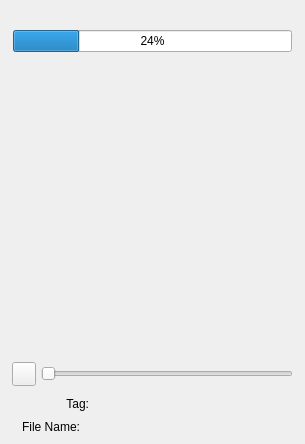
<?xml version="1.0" encoding="UTF-8"?>
<ui version="4.0">
 <class>AppletCamClipPlayerUi</class>
 <widget class="QWidget" name="AppletCamClipPlayerUi">
  <property name="geometry">
   <rect>
    <x>0</x>
    <y>0</y>
    <width>305</width>
    <height>444</height>
   </rect>
  </property>
  <property name="sizePolicy">
   <sizepolicy hsizetype="Expanding" vsizetype="Expanding">
    <horstretch>0</horstretch>
    <verstretch>0</verstretch>
   </sizepolicy>
  </property>
  <property name="contextMenuPolicy">
   <enum>Qt::ActionsContextMenu</enum>
  </property>
  <property name="windowTitle">
   <string>Cam Video Player</string>
  </property>
  <property name="sizeGripEnabled" stdset="0">
   <bool>true</bool>
  </property>
  <layout class="QVBoxLayout" name="verticalLayout_3">
   <property name="spacing">
    <number>5</number>
   </property>
   <property name="leftMargin">
    <number>5</number>
   </property>
   <property name="topMargin">
    <number>5</number>
   </property>
   <property name="rightMargin">
    <number>5</number>
   </property>
   <property name="bottomMargin">
    <number>5</number>
   </property>
   <item>
    <widget class="QLabel" name="m_StatusMsgLabel">
     <property name="sizePolicy">
      <sizepolicy hsizetype="Preferred" vsizetype="Fixed">
       <horstretch>0</horstretch>
       <verstretch>0</verstretch>
      </sizepolicy>
     </property>
     <property name="text">
      <string/>
     </property>
    </widget>
   </item>
   <item>
    <widget class="QFrame" name="m_MainFrame">
     <property name="sizePolicy">
      <sizepolicy hsizetype="Expanding" vsizetype="Expanding">
       <horstretch>0</horstretch>
       <verstretch>0</verstretch>
      </sizepolicy>
     </property>
     <property name="frameShape">
      <enum>QFrame::NoFrame</enum>
     </property>
     <property name="frameShadow">
      <enum>QFrame::Raised</enum>
     </property>
     <layout class="QVBoxLayout" name="verticalLayout">
      <property name="spacing">
       <number>2</number>
      </property>
      <property name="leftMargin">
       <number>5</number>
      </property>
      <property name="topMargin">
       <number>5</number>
      </property>
      <property name="rightMargin">
       <number>5</number>
      </property>
      <property name="bottomMargin">
       <number>5</number>
      </property>
      <item>
       <layout class="QHBoxLayout" name="horizontalLayout_4">
        <property name="spacing">
         <number>2</number>
        </property>
        <item>
         <widget class="AvatarBar" name="m_LeftAvatarBar" native="true"/>
        </item>
        <item>
         <widget class="QFrame" name="m_VideoPictureFrame">
          <property name="sizePolicy">
           <sizepolicy hsizetype="Expanding" vsizetype="Expanding">
            <horstretch>0</horstretch>
            <verstretch>0</verstretch>
           </sizepolicy>
          </property>
          <property name="minimumSize">
           <size>
            <width>0</width>
            <height>120</height>
           </size>
          </property>
          <property name="maximumSize">
           <size>
            <width>16777215</width>
            <height>16777215</height>
           </size>
          </property>
          <property name="frameShape">
           <enum>QFrame::NoFrame</enum>
          </property>
          <property name="frameShadow">
           <enum>QFrame::Raised</enum>
          </property>
          <layout class="QGridLayout" name="gridLayout_2">
           <property name="leftMargin">
            <number>1</number>
           </property>
           <property name="topMargin">
            <number>1</number>
           </property>
           <property name="rightMargin">
            <number>1</number>
           </property>
           <property name="bottomMargin">
            <number>1</number>
           </property>
           <property name="spacing">
            <number>0</number>
           </property>
           <item row="1" column="0">
            <widget class="VidWidget" name="m_VidWidget" native="true">
             <property name="sizePolicy">
              <sizepolicy hsizetype="Expanding" vsizetype="Expanding">
               <horstretch>0</horstretch>
               <verstretch>0</verstretch>
              </sizepolicy>
             </property>
             <property name="maximumSize">
              <size>
               <width>16777215</width>
               <height>16777215</height>
              </size>
             </property>
            </widget>
           </item>
           <item row="0" column="0">
            <widget class="QProgressBar" name="m_XferProgressBar">
             <property name="value">
              <number>24</number>
             </property>
            </widget>
           </item>
          </layout>
         </widget>
        </item>
        <item>
         <widget class="AvatarBar" name="m_RightAvatarBar" native="true">
          <property name="sizePolicy">
           <sizepolicy hsizetype="Preferred" vsizetype="Expanding">
            <horstretch>0</horstretch>
            <verstretch>0</verstretch>
           </sizepolicy>
          </property>
         </widget>
        </item>
       </layout>
      </item>
      <item>
       <widget class="QFrame" name="m_ControlsFrame">
        <property name="sizePolicy">
         <sizepolicy hsizetype="Expanding" vsizetype="Preferred">
          <horstretch>0</horstretch>
          <verstretch>0</verstretch>
         </sizepolicy>
        </property>
        <property name="minimumSize">
         <size>
          <width>0</width>
          <height>0</height>
         </size>
        </property>
        <property name="maximumSize">
         <size>
          <width>16777215</width>
          <height>16777215</height>
         </size>
        </property>
        <property name="frameShape">
         <enum>QFrame::NoFrame</enum>
        </property>
        <property name="frameShadow">
         <enum>QFrame::Plain</enum>
        </property>
        <layout class="QVBoxLayout" name="verticalLayout_2">
         <property name="spacing">
          <number>0</number>
         </property>
         <property name="leftMargin">
          <number>0</number>
         </property>
         <property name="topMargin">
          <number>0</number>
         </property>
         <property name="rightMargin">
          <number>0</number>
         </property>
         <property name="bottomMargin">
          <number>0</number>
         </property>
         <item>
          <widget class="QFrame" name="m_VideoPlaybackControl">
           <property name="sizePolicy">
            <sizepolicy hsizetype="Expanding" vsizetype="Preferred">
             <horstretch>0</horstretch>
             <verstretch>0</verstretch>
            </sizepolicy>
           </property>
           <property name="styleSheet">
            <string notr="true"/>
           </property>
           <layout class="QHBoxLayout" name="horizontalLayout">
            <property name="spacing">
             <number>5</number>
            </property>
            <property name="sizeConstraint">
             <enum>QLayout::SetDefaultConstraint</enum>
            </property>
            <property name="leftMargin">
             <number>2</number>
            </property>
            <property name="topMargin">
             <number>2</number>
            </property>
            <property name="rightMargin">
             <number>2</number>
            </property>
            <property name="bottomMargin">
             <number>2</number>
            </property>
            <item>
             <widget class="VxPushButton" name="m_PlayPauseButton">
              <property name="sizePolicy">
               <sizepolicy hsizetype="Fixed" vsizetype="Fixed">
                <horstretch>0</horstretch>
                <verstretch>0</verstretch>
               </sizepolicy>
              </property>
              <property name="minimumSize">
               <size>
                <width>24</width>
                <height>24</height>
               </size>
              </property>
              <property name="maximumSize">
               <size>
                <width>24</width>
                <height>24</height>
               </size>
              </property>
              <property name="text">
               <string/>
              </property>
              <property name="iconSize">
               <size>
                <width>24</width>
                <height>24</height>
               </size>
              </property>
             </widget>
            </item>
            <item>
             <widget class="QSlider" name="m_PlayPosSlider">
              <property name="minimumSize">
               <size>
                <width>0</width>
                <height>24</height>
               </size>
              </property>
              <property name="maximumSize">
               <size>
                <width>16777215</width>
                <height>24</height>
               </size>
              </property>
              <property name="orientation">
               <enum>Qt::Horizontal</enum>
              </property>
             </widget>
            </item>
           </layout>
          </widget>
         </item>
         <item>
          <widget class="QFrame" name="m_TagFrame">
           <layout class="QHBoxLayout" name="horizontalLayout_3">
            <property name="spacing">
             <number>2</number>
            </property>
            <item>
             <widget class="QLabel" name="m_TagTitleLabel">
              <property name="sizePolicy">
               <sizepolicy hsizetype="Fixed" vsizetype="Preferred">
                <horstretch>0</horstretch>
                <verstretch>0</verstretch>
               </sizepolicy>
              </property>
              <property name="minimumSize">
               <size>
                <width>70</width>
                <height>14</height>
               </size>
              </property>
              <property name="maximumSize">
               <size>
                <width>70</width>
                <height>14</height>
               </size>
              </property>
              <property name="text">
               <string>Tag:</string>
              </property>
              <property name="alignment">
               <set>Qt::AlignRight|Qt::AlignTrailing|Qt::AlignVCenter</set>
              </property>
             </widget>
            </item>
            <item>
             <widget class="VxTagLabel" name="m_TagLabel">
              <property name="sizePolicy">
               <sizepolicy hsizetype="Expanding" vsizetype="Preferred">
                <horstretch>0</horstretch>
                <verstretch>0</verstretch>
               </sizepolicy>
              </property>
              <property name="minimumSize">
               <size>
                <width>0</width>
                <height>14</height>
               </size>
              </property>
              <property name="maximumSize">
               <size>
                <width>16777215</width>
                <height>16777215</height>
               </size>
              </property>
              <property name="text">
               <string/>
              </property>
             </widget>
            </item>
           </layout>
          </widget>
         </item>
         <item>
          <layout class="QHBoxLayout" name="horizontalLayout_2">
           <property name="spacing">
            <number>2</number>
           </property>
           <item>
            <widget class="QLabel" name="m_FileNameTitleLabel">
             <property name="sizePolicy">
              <sizepolicy hsizetype="Fixed" vsizetype="Preferred">
               <horstretch>0</horstretch>
               <verstretch>0</verstretch>
              </sizepolicy>
             </property>
             <property name="minimumSize">
              <size>
               <width>70</width>
               <height>14</height>
              </size>
             </property>
             <property name="maximumSize">
              <size>
               <width>70</width>
               <height>14</height>
              </size>
             </property>
             <property name="text">
              <string>File Name:</string>
             </property>
             <property name="alignment">
              <set>Qt::AlignRight|Qt::AlignTrailing|Qt::AlignVCenter</set>
             </property>
            </widget>
           </item>
           <item>
            <widget class="QLabel" name="m_FileNameLabel">
             <property name="sizePolicy">
              <sizepolicy hsizetype="Expanding" vsizetype="Fixed">
               <horstretch>0</horstretch>
               <verstretch>0</verstretch>
              </sizepolicy>
             </property>
             <property name="minimumSize">
              <size>
               <width>0</width>
               <height>14</height>
              </size>
             </property>
             <property name="maximumSize">
              <size>
               <width>16777215</width>
               <height>14</height>
              </size>
             </property>
             <property name="text">
              <string/>
             </property>
            </widget>
           </item>
          </layout>
         </item>
        </layout>
       </widget>
      </item>
     </layout>
    </widget>
   </item>
  </layout>
 </widget>
 <customwidgets>
  <customwidget>
   <class>VxPushButton</class>
   <extends>QPushButton</extends>
   <header location="global">VxPushButton.h</header>
  </customwidget>
  <customwidget>
   <class>VidWidget</class>
   <extends>QWidget</extends>
   <header location="global">VidWidget.h</header>
   <container>1</container>
  </customwidget>
  <customwidget>
   <class>AvatarBar</class>
   <extends>QWidget</extends>
   <header>AvatarBar.h</header>
   <container>1</container>
  </customwidget>
  <customwidget>
   <class>VxTagLabel</class>
   <extends>QLabel</extends>
   <header>VxTagLabel.h</header>
  </customwidget>
 </customwidgets>
 <resources/>
 <connections/>
</ui>
